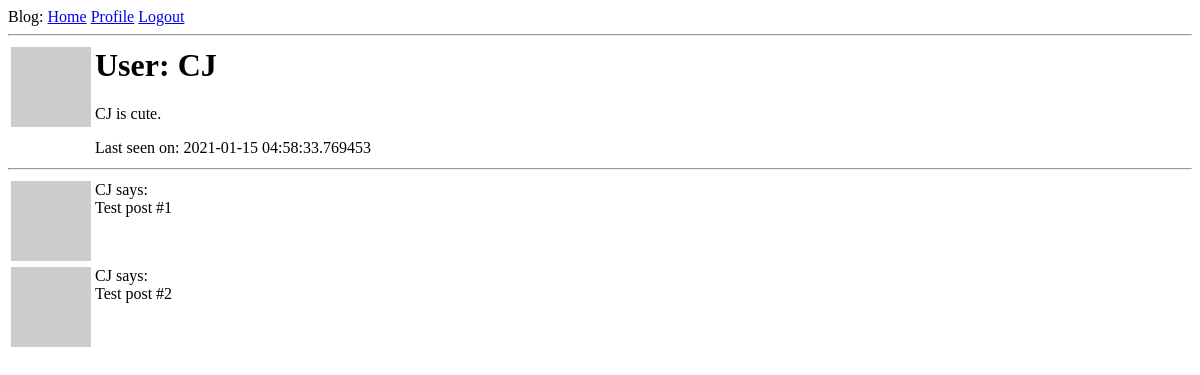
/user/CJ (signed in), run on an earlier commit of the app's database.
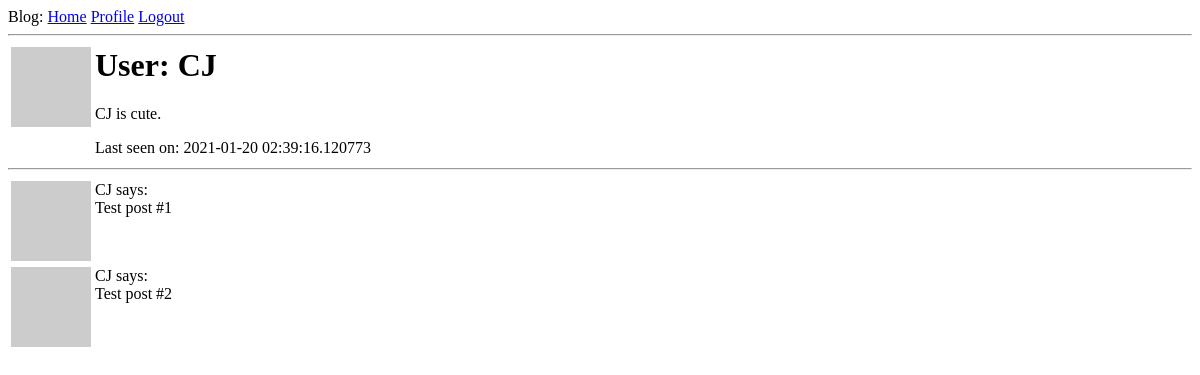
And on a later commit of the database.
### app/models.py (models this page shows, shortened)
class User(UserMixin, db.Model):
    id = db.Column(db.Integer, primary_key=True)
    username = db.Column(db.String(64), index=True, unique=True)
    email = db.Column(db.String(120), index=True, unique=True)
    password_hash = db.Column(db.String(128))
    posts = db.relationship('Post', backref='author', lazy='dynamic')
    about_me = db.Column(db.String(140))
    last_seen = db.Column(db.DateTime, default=datetime.utcnow)
    followed = db.relationship(
        'User', secondary=followers,
        primaryjoin=(followers.c.follower_id == id),
        secondaryjoin=(followers.c.followed_id == id),
        backref=db.backref('followers', lazy='dynamic'), lazy='dynamic')
    def avatar(self, size):
        digest = md5(self.email.lower().encode('utf-8')).hexdigest()
        return f'https://www.gravatar.com/avatar/{digest}?d=identicon&s={size}'

### app/routes.py (the view)
@app.route('/user/<username>')
@login_required
def user(username):
    user = User.query.filter_by(username=username).first_or_404()
    posts = [
        {'author': user, 'body': 'Test post #1' },
        { 'author': user, 'body': 'Test post #2'}
    ]
    return render_template('user.html', user=user, posts=posts)

### app/models.py (called while the page is built)
@login.user_loader
def load_user(id):
    return User.query.get(int(id))

### app/routes.py (called while the page is built)
@app.before_request
def before_request():
    if current_user.is_authenticated:
        current_user.last_seen = datetime.utcnow()
        db.session.commit()

### app/templates/user.html (shortened to what this page needs)
{% extends "base.html" %}
{% block content %}
  <table>
    <tr valign="top">
      <td><img src="{{ user.avatar(128) }}"></td>
      <td>
        <h1>User: {{ user.username }}</h1>
        {% if user.about_me %}<p>{{ user.about_me }}</p>{% endif %}
        {% if user.last_seen %}<p>Last seen on: {{ user.last_seen }}</p>{% endif %}
      </td>
    </tr>
  </table>
  <hr>
  {% for post in posts %}
    {% include '_post.html' %}
  {% endfor %}
{% endblock %}

### app/templates/base.html (shortened to what this page needs)
<html>
    <head>
    </head>
    <body>
        <div>
          Blog:
          <a href = "{{ url_for('index') }}">Home</a>
          {% if current_user.is_anonymous %}
          <a href = "{{ url_for('login') }}">Login</a>
          {% else %}
          <a href="{{ url_for('user', username=current_user.username) }}">Profile</a>
          <a href="{{url_for('logout') }}">Logout</a>
          {% endif %}
        </div>
        <hr>
        {% block content %}{% endblock %}
    </body>
</html>

### app/templates/_post.html
<table>
  <tr valign="top">
    <td><img src="{{ post.author.avatar(36) }}"></td>
    <td>{{ post.author.username }} says:<br>{{ post.body }}</td>
  </tr>
</table>

What changed in the data, as far as the page shows it:
changed User "CJ": last_seen "2021-01-15 04:58:33.769453" → "2021-01-20 02:39:16.120773"
